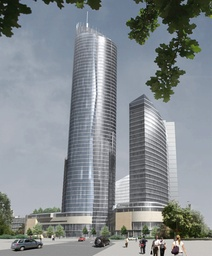
#> input picture 1.jpg, 212 x 256 px, shrunk from 496 x 600 before the run, found by its file name
$ python main_agrandir.py
#> lines starting #> are read from the running program, lines starting #| are printed output that depends on the picture
### dual_gradient.py
# -*- coding: utf-8 -*-
'''
Première étape : Détermination de la carte d'énergie de l'image (gradient)


A ce stade, on dispose de :
    - une image à traiter

Après avoir essayé différents gradients (Prewitt et Sobel), nous avons
décidé d'utiliser un dual gradient.
Ce fichier permet de déterminer et afficher (pour l'instant) le gradient
de l'image donnée
'''

from PIL import Image
import math
def gradient(im):
    '''
    Affiche (pour l'instant) le dual gradient de l'image passée en paramètre.
    Cette fonction utilise les fonctions décrites dans le lien suivant :
    https://www.datasciencecentral.com/profiles/blogs/seam-carving-using-dynamic-programming-to-implement-context-aware

    '''
    im1 = im.load()
    im2 = Image.new('L', (im.size[0], im.size[1]))
    im3 = im2.load()
    for x in range(im.size[0]):
        for y in range(im.size[1]):
            xpl = (x-1)%im.size[0]
            xpr = (x+1)%im.size[0]
            ypu = (y-1)%im.size[1]
            ypd = (y+1)%im.size[1]
            drx = im1[xpl, y][0] - im1[xpr, y][0]
            dgx = im1[xpl, y][1] - im1[xpr, y][1]
            dbx = im1[xpl, y][2] - im1[xpr, y][2]
            dry = im1[x, ypu][0] - im1[x, ypd][0]
            dgy = im1[x, ypu][1] - im1[x, ypd][1]
            dby = im1[x, ypu][2] - im1[x, ypd][2]
            G = round(math.sqrt(drx**2+dgx**2+dbx**2+dry**2+dgy**2+dby**2))
            im3[x,y] = (G,)
    return im2
    #im2.show()

# [8 lines left out: function main, not called in this run]
# [2 lines that do not run on import are left out]

### seam_carving.py
# -*- coding: utf-8 -*-
from PIL import Image
import seam
import seam_treatment
import agrandir

# [17 lines left out: functions horizontal_carving, vertical_carving, not called in this run]

def add_horizontal_carving(im, img):
    cm = seam.calculate_cost_matrix(img)
    sm = seam.detect_seam(cm)
    #for elm in sm: #pour chaque element du seam (de la forme (x,y))
        #   im.load()[elm[0],elm[1]]= 255, 0, 0
    #im.show()
    im = agrandir.add_seam_image(im,sm)
    img = agrandir.add_seam_gradient(img,sm)
    return (im, img)

# [7 lines left out: function add_vertical_carving, not called in this run]

# [2 lines that do not run on import are left out]

### seam.py
# -*- coding: utf-8 -*-
'''
Deuxième étape : Détermination de la seam optimale


A ce stade, on dispose de :
    - une image à traiter
    - (Anthony) sa carte d'énergie

Ce fichier permet de calculer le cout des differents seams au sein d'une matrice
calculée à l'aide de la fonction calculate_cost_matrix() qui prend en parametre une image au mode L

la fonction detect_seam() prend en parametre une matrice de cout calculée precedement et retourne le liste de tuples
La fonction calcule le chemin le plus optimal au sein de la matrice de cout et retourne une liste de tuple contenant
les x et y du pixel à supprimer
'''

from PIL import Image
import numpy as np

def calculate_cost_matrix(image_grad):
    '''
    Cette fonction calcule une matrice de coût d'une image à partir de son
    gradient, et la retourne
    '''
    im = image_grad
    cost_matrix = [[0 for i in range(im.size[0])] for j in range(im.size[1])]
    pix = im.load() # on cahrge l'image

    # Calcul de la matrice des couts
    for y in range(0,im.size[1]):
        if y>0:
            lastline = cost_matrix[y-1]
        #on crée un nouveau tableau pour chaque ligne du tableau
        for x in range(0, im.size[0]):

            if y>0:
                if x>0 and x<im.size[0]-1:
                    # cas où on est au milieu
                    # le cout du pixel est la somme la valeur du pixel avec le minimum du cout du pixel en haut et celui en haut à droite et celui en haut à gauche
                    cost = pix[x,y] + min(lastline[x-1],lastline[x], lastline[x+1])


                elif x <= 0:
                    # cas où on est à gauche de l'image

                    # le cout du pixel est la somme la valeur du pixel avec le minimum du cout du pixel en haut et celui en haut à droite
                    cost = pix[x,y] + min(lastline[x] ,lastline[x+1])


                elif x >= im.size[0]-1:
                    # cas où on est vers la droite
                    # le cout du pixel est la somme la valeur du pixel avec le minimum du cout du pixel en haut et celui en haut à gauche
                    cost = pix[x,y] + min(lastline[x-1],lastline[x])


            else:
                cost = pix[x,y]


            # on rajoute à la ligne le cout du pixel
            cost_matrix[y][x] = cost

        # on rajoute à la matrice de couts la lgne deds couts

    return cost_matrix

def detect_seam(cost_matrix):
    '''
    Cette fonction détermine la seam optimale, qui sera enlevée, à partir
    de la matrice de coût de l'image
    '''
    seam = []
    y = len(cost_matrix)-1

    # pour la ligne tout en bas de l'image
    # On cherche la valeur minimum sur toute cette ligne
    x = int(np.argmin(cost_matrix[y]))
    # On rajoute au seam le tuple du pixel à supprimer sur la ligne du bas
    seam += [(x,y)]

    # Pour toutes les autres lignes que celle du bas on va remonter
    for y in range(len(cost_matrix)-2, -1,-1):

        if x-1 < 0:
            # cas où on est à gauche de l'image
            x = int(np.argmin(cost_matrix[y][x:x+2]))+x


        elif x+1 >= len(cost_matrix[0]):
            #cas ou on est à droite
            x = int(np.argmin(cost_matrix[y][x-1:x+1]))+x-1


        else:
            # cas où on est au milieu
            x = int(np.argmin(cost_matrix[y][x-1:x+2]))+x-1

        #  une fois ce minimum au niveau des couts calculé, on ajoute cela au seam
        seam += [(x,y)]
    # une fois toutes les lignes traitées on peut retourner la liste de tuples contenant les poins à supprimer
    return seam


# [9 lines left out: function main, not called in this run]


# [2 lines that do not run on import are left out]

### agrandir.py
# -*- coding: utf-8 -*-
from PIL import Image

def add_seam_image(im,seam):
    '''

    '''
    image = im.load()
    im2 = Image.new('RGB', (im.size[0]+1, im.size[1]))
    image2 = im2.load()
    for elm in seam:
        #print (elm)
        for x in range(elm[0]+1):
            image2[x, elm[1]] = image[x,elm[1]]
        if (elm[0] == (im.size[0]-1)):
            r1, g1, b1 = image[elm[0], elm[1]]
            r2, g2, b2 = image[elm[0]-1, elm[1]]
            image2[elm[0]+1, elm[1]] = (r1+r2)//2, (g1+g2)//2, (b1+b2)//2
        else:
            r1, g1, b1 = image[elm[0], elm[1]]
            r2, g2, b2 = image[elm[0]+1, elm[1]]
            image2[elm[0]+1, elm[1]] = (r1+r2)//2, (g1+g2)//2, (b1+b2)//2
            for x in range(elm[0]+1, im.size[0]):
                image2[x+1, elm[1]] = image[x, elm[1]]
    return  im2 #l'image modifiée est retournée

def add_seam_gradient(im,seam):
    '''

    '''
    image = im.load()
    im2 = Image.new('L', (im.size[0]+1, im.size[1]))
    image2 = im2.load()
    for elm in seam:
        for x in range(elm[0]):
            image2[x, elm[1]] = image[x,elm[1]]
        image2[elm[0], elm[1]] = 255
        if (elm[0] == (im.size[0]-1)):
            x1 = image[elm[0], elm[1]]
            x2 = image[elm[0]-1, elm[1]]
            image2[elm[0]+1, elm[1]] = ((x1+x2)//2, )
        else:
            x1 = image[elm[0], elm[1]]
            x2 = image[elm[0]+1, elm[1]]
            image2[elm[0]+1, elm[1]] = ((x1+x2)//2, )
            for x in range(elm[0]+1, im.size[0]):
                image2[x+1, elm[1]] = image[x, elm[1]]
    return  im2 #l'image modifiée est retournée

### main_agrandir.py
# -*- coding: utf-8 -*-
from PIL import Image
import seam
import gradient_prewitt
import dual_gradient
import seam_treatment
import seam_carving
import agrandir

def main():

    im = Image.open('originaux/1.jpg')
#> im is the input picture: PIL image 212x256 RGB; mean R, G, B 133, 139.3, 143.3
    #image = im.load()
    img = dual_gradient.gradient(im)
#> in gradient, `im2 = Image.new('L', (im.size[0], im.size[1]))`: im2: PIL image 212x256 L; every value is 0
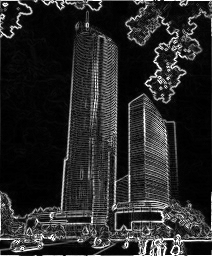
#> img: PIL image 212x256 L; min 0, max 255, mean 40.2
    #print("grad fini")
    compteur = 100
    while compteur!=0:
        im, img = seam_carving.add_horizontal_carving(im,img)
        compteur-=1
        print(compteur)
#> this loop made 100 passes
#> pass 1, in add_horizontal_carving, `im = agrandir.add_seam_image(im,sm)`:
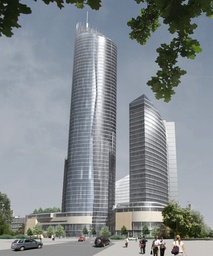
#> im: PIL image 213x256 RGB; mean R, G, B 133.1, 139.4, 143.4
#> pass 1, in add_horizontal_carving, `img = agrandir.add_seam_gradient(img,sm)`:
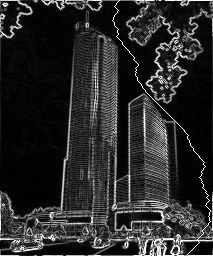
#> img: PIL image 213x256 L; min 0, max 255, mean 41.2
#> after the loop:
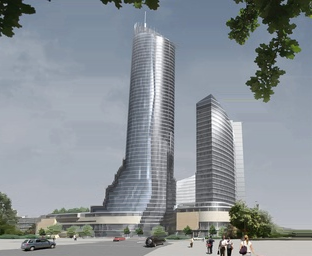
#> im: PIL image 312x256 RGB; mean R, G, B 138, 144.9, 150.4
#> after the loop:
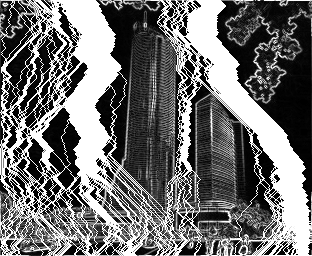
#> img: PIL image 312x256 L; min 0, max 255, mean 112.2
#> after the loop, compteur = 0
    im.show()
    #img.show()
if __name__ == "__main__":
    main()
